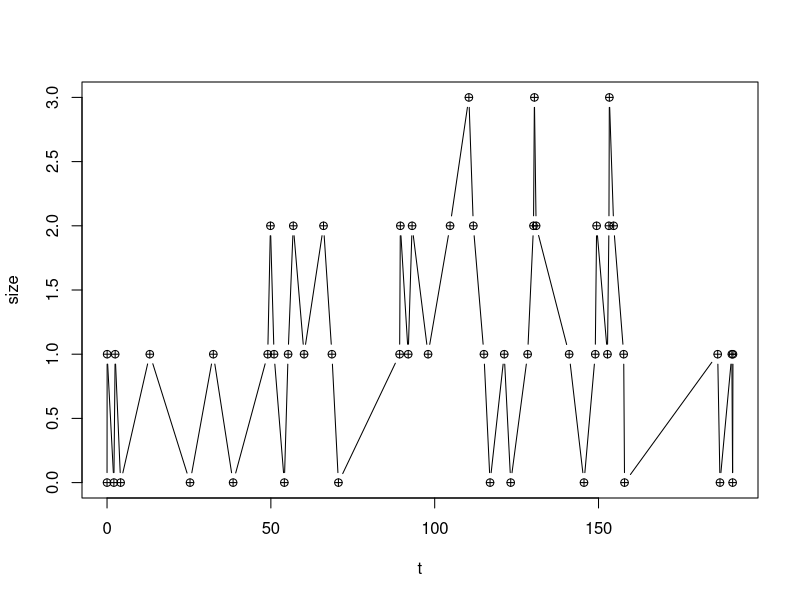
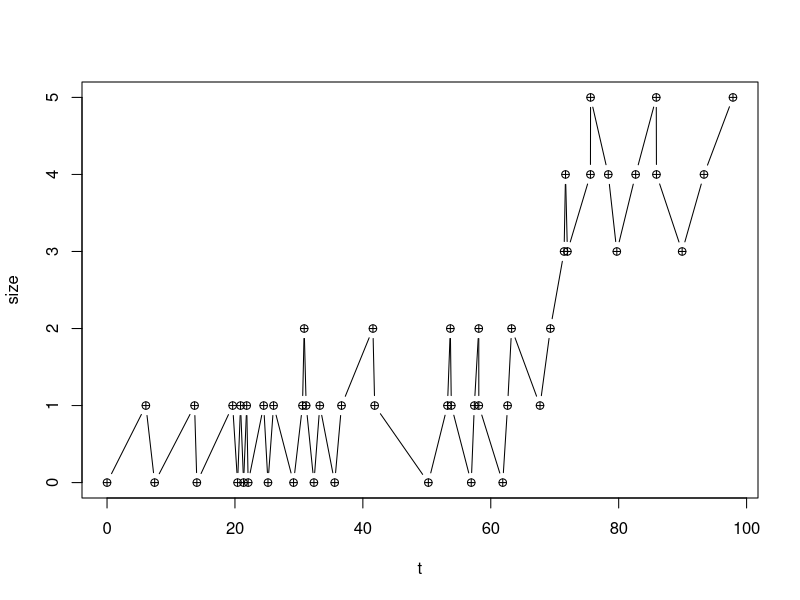
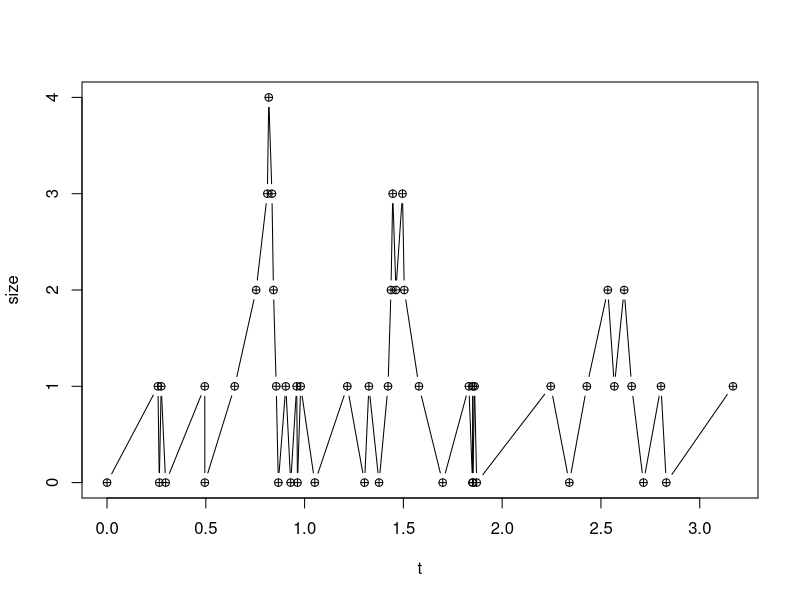
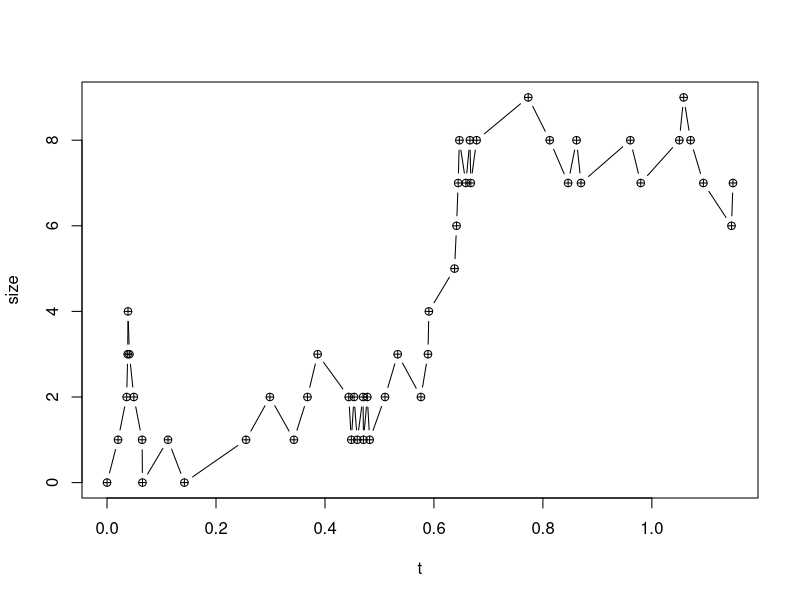

Write R code to recreate these figures, in order.
MM1 <- function(n,lambda,mu){
	i = 0;
	t = rep(0,n);
	size = rep(0,n);
	size[1] = i;
	#print(size); print(t);
	for(j in 2:n){
		if(i==0){
			aux_mu = 0;
		}
		else{
			aux_mu = mu;
		}
		time = -log(runif(1))/(lambda+aux_mu);
		#print(time);
		if(runif(1)<lambda/(lambda+aux_mu)){
			i = i+1;
		}
		else{
			i = i-1;
		}
		#print(i);
		size[j] = i;
		t[j] = time;
		#print(size);
		#print(t);
	}
	t = cumsum(t);
	#print(t);
	plot(t,size,pch=10,type="b")
	data = list(t=t,size=size);
	return(data);
}

GetPromSize <- function(n,data){
	return(sum(data$size)/n);
}


jpeg("example_exercise/plot/E7_n_50.jpg");
print("Simulacion del Ejercicio 7 de la guia con n=50");
data = MM1(50,1/7.5,1/5);
print(GetPromSize(50,data));
aux = dev.off();

jpeg("example_exercise/plot/E6_n_50.jpg");
print("Simulacion del Ejercicio 6 de la guia con n=50");
MM1(50,0.25,0.3);
aux = dev.off();

jpeg("example_exercise/plot/E5_n_50.jpg");
print("Simulacion del Ejercicio 5 de la guia con n=50");
MM1(50,10,15);
aux = dev.off();

jpeg("example_exercise/plot/E4_n_50.jpg");
print("Simulacion del Ejercicio 4 de la guia con n=50");
MM1(50,20,30);
aux = dev.off();
